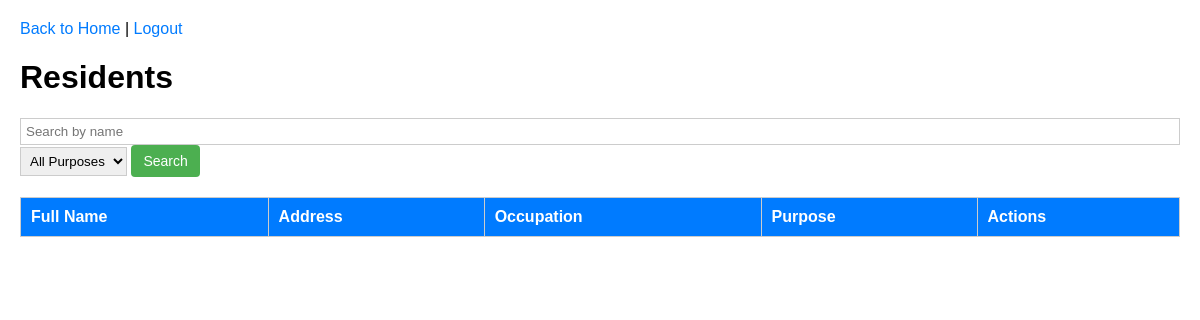
/residents, run on an earlier commit of the app's database.
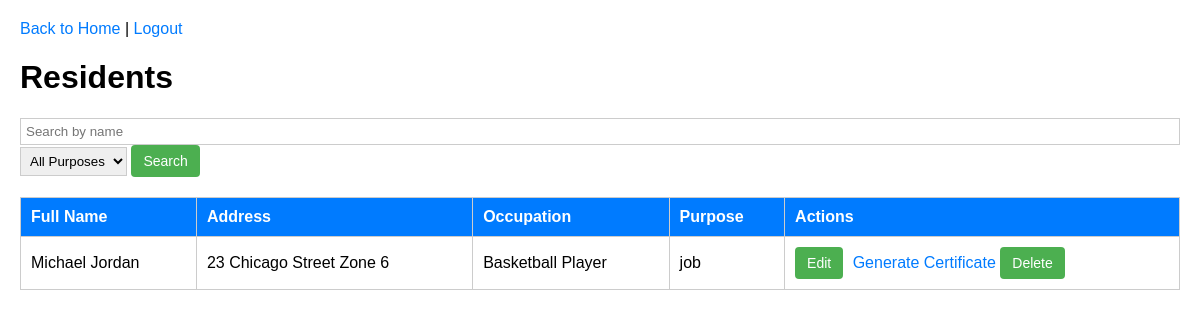
And on a later commit of the database.
### app.py (models this page shows, shortened)
class Resident(db.Model):
    id = db.Column(db.Integer, primary_key=True)
    full_name = db.Column(db.String(100), nullable=False)
    address = db.Column(db.String(200), nullable=False)
    occupation = db.Column(db.String(100), nullable=False)
    purpose = db.Column(db.String(200), nullable=False)
    date_requested = db.Column(db.DateTime, nullable=False, default=datetime.utcnow)
    date_issued = db.Column(db.DateTime)
    status = db.Column(db.String(20), default='pending')  # 'pending', 'approved', 'rejected'

### app.py (the view)
@app.route('/residents', methods=['GET'])
def index():
    query = request.args.get('query', '')
    purpose_filter = request.args.get('purpose', '')
    residents = Resident.query.filter_by(status="approved")
    if query:
        residents = residents.filter(Resident.full_name.contains(query))
    if purpose_filter:
        residents = residents.filter(Resident.purpose == purpose_filter)
    residents = residents.all()
    purposes = [purpose[0] for purpose in db.session.query(Resident.purpose).distinct().all()]
    return render_template(
        'index.html',
        residents=residents,
        query=query,
        purpose_filter=purpose_filter,
        purposes=purposes,
    )

### app.py (called while the page is built)
@app.before_request
def restrict_access():
    if current_user.is_authenticated:
        restricted_routes = {
            'admin': [],
            'user': ['manage_users'],
        }
        if current_user.role not in restricted_routes:
            return
        if request.endpoint in restricted_routes.get(current_user.role, []):
            flash('You are not authorized to access this page.', 'danger')
            return redirect(url_for('home_screen'))

### templates/index.html (shortened to what this page needs)
<!DOCTYPE html>
<html lang="en">
<head>
</head>
<body>
    <div class="header">
        <a href="{{ url_for('home_screen') }}">Back to Home</a> |
        <a href="{{ url_for('logout') }}">Logout</a>
    </div>
    <h1>Residents</h1>
    <form method="GET" action="{{ url_for('index') }}">
        <input type="text" name="query" placeholder="Search by name" value="{{ query }}">
        <select name="purpose">
            <option value="">All Purposes</option>
        </select>
        <button type="submit">Search</button>
    </form>
    <table>
        <thead>
            <tr>
                <th>Full Name</th>
                <th>Address</th>
                <th>Occupation</th>
                <th>Purpose</th>
                <th>Actions</th>
            </tr>
        </thead>
        <tbody id="resident-table">
            {% for resident in residents %}
            <tr id="row-{{ resident.id }}">
                <td>
                    <span class="view-mode">{{ resident.full_name }}</span>
                </td>
                <td>
                    <span class="view-mode">{{ resident.address }}</span>
                </td>
                <td>
                    <span class="view-mode">{{ resident.occupation }}</span>
                </td>
                <td>
                    <span class="view-mode">{{ resident.purpose }}</span>
                </td>
                <td>
                    <button class="edit-btn" onclick="editRow({{ resident.id }})">Edit</button>
                    <a href="{{ url_for('generate', id=resident.id) }}">Generate Certificate</a>
                    <form action="{{ url_for('delete_resident', resident_id=resident.id) }}" method="post" style="display: inline;">
                        <button type="submit" class="btn btn-danger" onclick="return confirm('Are you sure you want to delete this resident?');">
                            Delete
                        </button>
                    </form>
                </td>
            </tr>
            {% endfor %}
        </tbody>
    </table>
</body>
</html>

What changed in the data, as far as the page shows it:
added Resident: full_name "Michael Jordan", address "23 Chicago Street Zone 6", occupation "Basketball Player", purpose "job"
